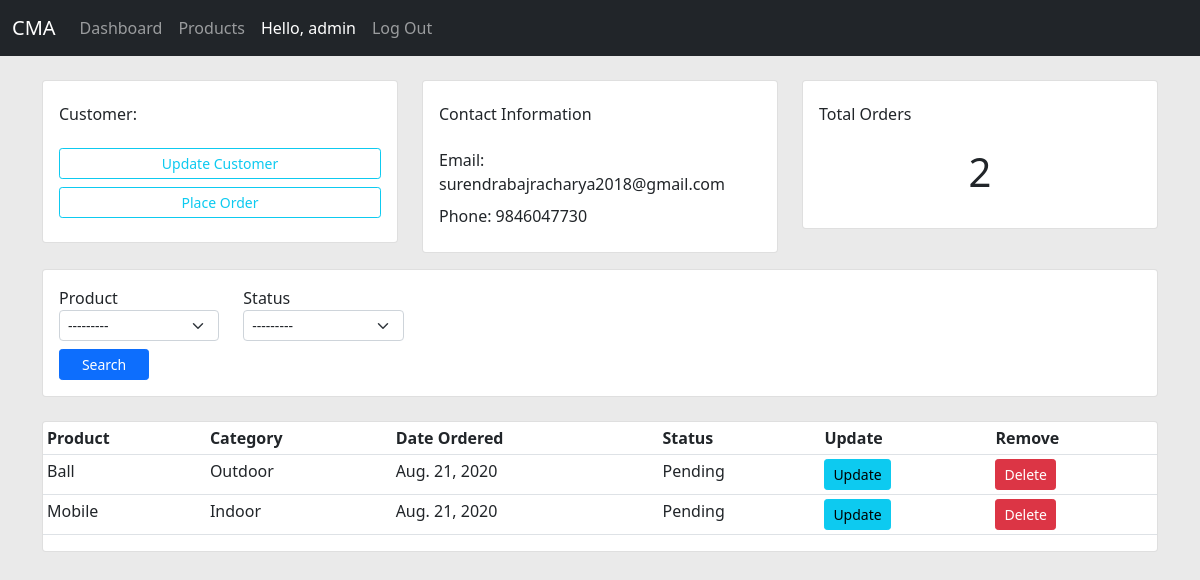
Page /customer/12/ (signed in) on the earlier database version.
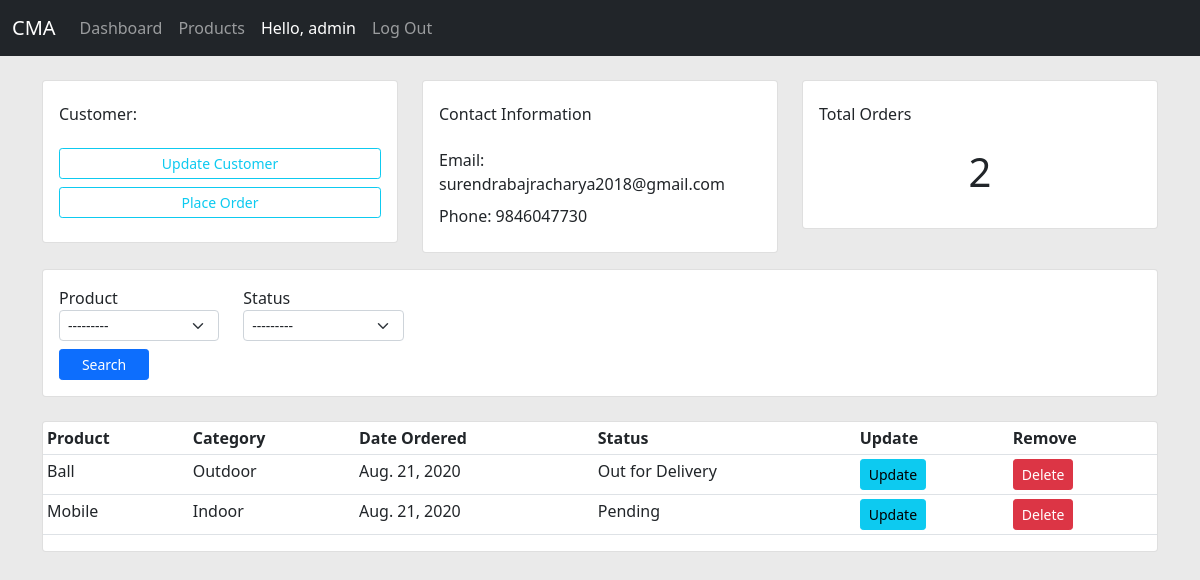
Same page on the later database version.
### accounts/models.py (models this page shows)
class Order(models.Model):
    STATUS = (
        ('Pending', 'Pending'),
        ('Out for Delivery', 'Out for Delivery'),
        ('Delivered', 'Delivered')
    )
    customer = models.ForeignKey(Customer, on_delete=models.CASCADE)
    product = models.ForeignKey(Product, blank=True, on_delete=models.CASCADE)
    status = models.CharField(max_length=200, blank=True, choices=STATUS)
    created_date = models.DateTimeField(auto_now_add=True)

class Product(models.Model):
    CHOICE = (
        ('Indoor', 'Indoor'),
        ('Outdoor', 'Outdoor')
    )
    name = models.CharField(max_length=200)
    price = models.FloatField()
    category = models.CharField(max_length=200, choices=CHOICE)
    added_date = models.DateTimeField(auto_now=True)
    tag = models.ManyToManyField(Tag)
    def __str__(self):
        return self.name

### accounts/decorator.py (the view)
        def wrapper_func(request, *args, **kwargs):
            group = None
            if request.user.groups.exists():
                group = request.user.groups.all()[0].name
            if group in allowed_one:
                return view_func(request, *args, **kwargs)
            else:
                return render(request, 'accounts/notallowed.html')

### accounts/forms.py
class OrderForm(forms.ModelForm):
    class Meta:
        model = Order
        exclude = ['customer']
    def __init__(self, *args, **kwargs):
        super(OrderForm, self).__init__(*args, **kwargs)
        for fn, f in self.fields.items():
            f.widget.attrs['class'] = 'form-select form-select-sm'

### accounts/decorator.py (called while the page is built)
def allowed_user(allowed_one=[]):
    def decorator(view_func):
        def wrapper_func(request, *args, **kwargs):
            group = None
            if request.user.groups.exists():
                group = request.user.groups.all()[0].name
            if group in allowed_one:
                return view_func(request, *args, **kwargs)
            else:
                return render(request, 'accounts/notallowed.html')
        return wrapper_func
    return decorator

### accounts/templates/accounts/customers.html
{% extends 'accounts/base.html' %}
{% block content %}
    <div class="row mt-3 gy-2">
        <div class="col-md-4">
            <div class="card card-body">
                <h6 class='mt-2 mb-4'>Customer:</h6>
                <a href="" class="btn btn-outline-info btn-sm">Update Customer</a>
                <a href="{% url 'create_order' customer.id %}" class='btn btn-outline-info btn-sm mt-2 mb-2'>Place Order</a>
            </div>
        </div>
        <div class="col-md-4">
            <div class="card card-body">
                <h6 class="mt-2 mb-4">Contact Information</h6>
                <span>Email: {{ customer.email }} </span>
                <span class='mt-2 mb-2'>Phone: {{ customer.contact }} </span>
            </div>
        </div>
        <div class="col-md-4">
            <div class="card card-body">
                <h6 class='mt-2 mb-4'>Total Orders</h6>
                <p class='display-6 text-center'> {{orders_count }} </p>
            </div>
        </div>
    </div>
    <form class='mt-3 card card-body' method='get'>
        <div class="row">
            <div class="col-md-2">
                {{form.product.label}}
                {{form.product}}
            </div>
            <div class="col-md-2">
                {{form.status.label}}
                {{form.status}}
            </div>
        </div>
        <input type='submit' class='btn btn-primary btn-sm mt-2 col-md-1 ' value='Search'>
    </form>
    <div class="row mt-4">
        <div class="col">
            <div class="card pl-1">
            <table class='table table-sm table'>
                <tr>
                    <th>Product</th>
                    <th>Category</th>
                    <th>Date Ordered</th>
                    <th>Status</th>
                    <th>Update</th>
                    <th>Remove</th>
                </tr>
                {% for order in orders %}
                    <tr>
                        <td> {{ order.product.name }} </td>
                        <td> {{ order.product.category }} </td>
                        <td> {{ order.created_date|date }} </td>
                        <td> {{ order.status }} </td>
                        <td> <a href="{% url 'update_order' order.id %}" class='btn btn-sm btn-info'>Update</a> </td>
                        <td> <a href="{% url 'delete_order' order.id %}" class='btn btn-sm btn-danger'>Delete</a> </td>
                    </tr>
                {% endfor %}
            </table>
            </div>
        </div>
    </div>
{% endblock content %}

Differences in the rows shown:
changed Order "Ball": status "Pending" → "Out for Delivery"
